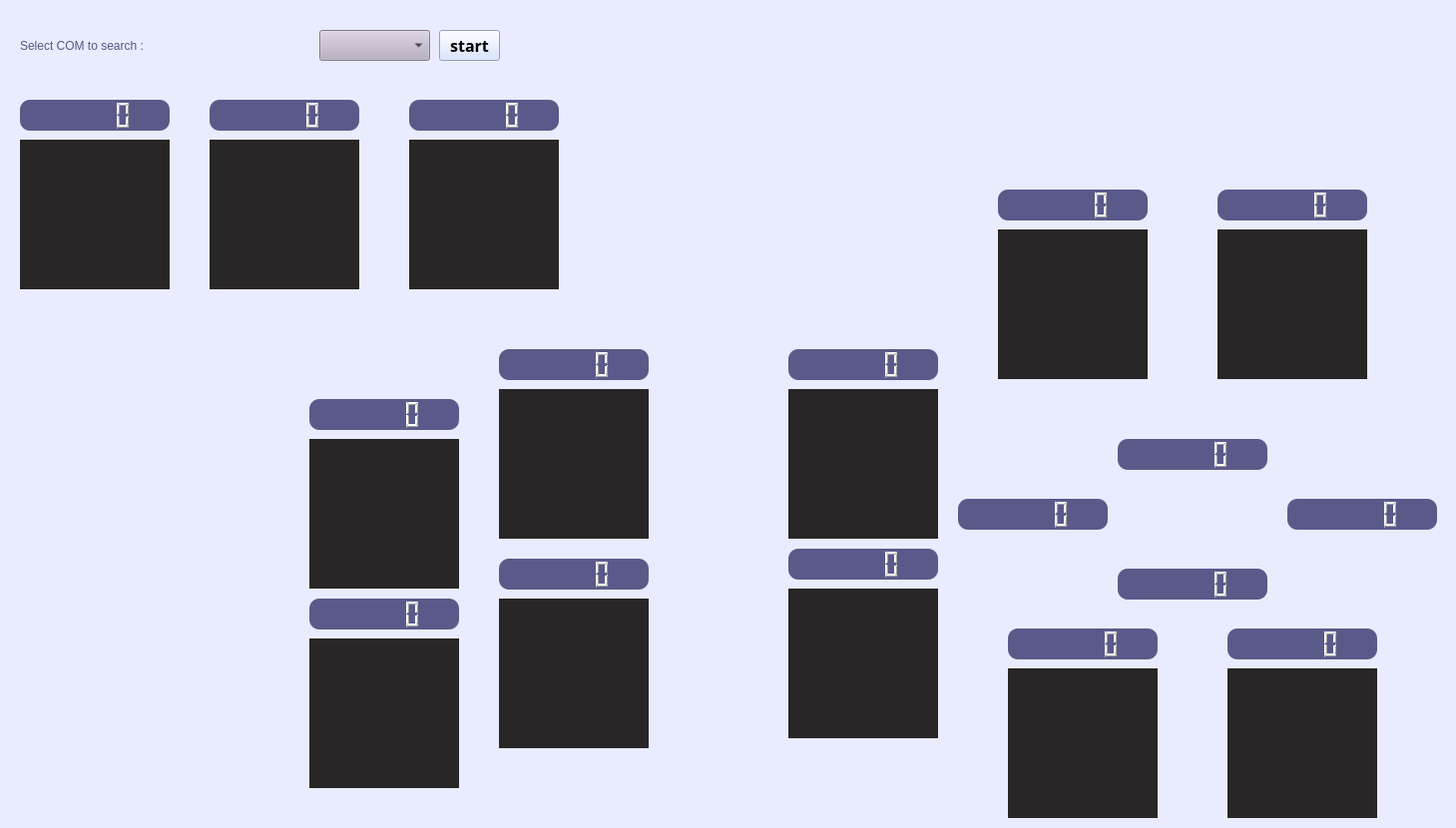
<?xml version="1.0" encoding="UTF-8"?>
<ui version="4.0">
 <class>Form</class>
 <widget class="QWidget" name="Form">
  <property name="geometry">
   <rect>
    <x>0</x>
    <y>0</y>
    <width>1459</width>
    <height>830</height>
   </rect>
  </property>
  <property name="cursor">
   <cursorShape>ArrowCursor</cursorShape>
  </property>
  <property name="mouseTracking">
   <bool>false</bool>
  </property>
  <property name="tabletTracking">
   <bool>false</bool>
  </property>
  <property name="windowTitle">
   <string>DYU_test</string>
  </property>
  <property name="autoFillBackground">
   <bool>false</bool>
  </property>
  <property name="styleSheet">
   <string notr="true">background-color:rgb(233, 236, 255)</string>
  </property>
  <widget class="QWidget" name="widget_0" native="true">
   <property name="geometry">
    <rect>
     <x>1250</x>
     <y>100</y>
     <width>121</width>
     <height>71</height>
    </rect>
   </property>
   <property name="toolTip">
    <string>&lt;html&gt;&lt;head/&gt;&lt;body&gt;&lt;p&gt;&lt;br/&gt;&lt;/p&gt;&lt;/body&gt;&lt;/html&gt;</string>
   </property>
   <property name="styleSheet">
    <string notr="true">border-radius: 10px;
image: url(:/unchecked-radio-button-off-96.png);</string>
   </property>
  </widget>
  <widget class="QWidget" name="widget_1" native="true">
   <property name="geometry">
    <rect>
     <x>1100</x>
     <y>100</y>
     <width>121</width>
     <height>71</height>
    </rect>
   </property>
   <property name="toolTip">
    <string>&lt;html&gt;&lt;head/&gt;&lt;body&gt;&lt;p&gt;&lt;br/&gt;&lt;/p&gt;&lt;/body&gt;&lt;/html&gt;</string>
   </property>
   <property name="styleSheet">
    <string notr="true">border-radius: 10px;
image: url(:/unchecked-radio-button-off-96.png);</string>
   </property>
  </widget>
  <widget class="QWidget" name="widget_2" native="true">
   <property name="geometry">
    <rect>
     <x>950</x>
     <y>100</y>
     <width>121</width>
     <height>71</height>
    </rect>
   </property>
   <property name="toolTip">
    <string>&lt;html&gt;&lt;head/&gt;&lt;body&gt;&lt;p&gt;&lt;br/&gt;&lt;/p&gt;&lt;/body&gt;&lt;/html&gt;</string>
   </property>
   <property name="styleSheet">
    <string notr="true">border-radius: 10px;
image: url(:/unchecked-radio-button-off-96.png);</string>
   </property>
  </widget>
  <widget class="QWidget" name="widget_3" native="true">
   <property name="geometry">
    <rect>
     <x>160</x>
     <y>330</y>
     <width>121</width>
     <height>71</height>
    </rect>
   </property>
   <property name="toolTip">
    <string>&lt;html&gt;&lt;head/&gt;&lt;body&gt;&lt;p&gt;&lt;br/&gt;&lt;/p&gt;&lt;/body&gt;&lt;/html&gt;</string>
   </property>
   <property name="styleSheet">
    <string notr="true">border-radius: 10px;
image: url(:/unchecked-radio-button-off-96.png);</string>
   </property>
  </widget>
  <widget class="QWidget" name="widget_4" native="true">
   <property name="geometry">
    <rect>
     <x>10</x>
     <y>330</y>
     <width>111</width>
     <height>71</height>
    </rect>
   </property>
   <property name="toolTip">
    <string>&lt;html&gt;&lt;head/&gt;&lt;body&gt;&lt;p&gt;&lt;br/&gt;&lt;/p&gt;&lt;/body&gt;&lt;/html&gt;</string>
   </property>
   <property name="styleSheet">
    <string notr="true">border-radius: 10px;
image: url(:/unchecked-radio-button-off-96.png);</string>
   </property>
  </widget>
  <widget class="QWidget" name="widget_5" native="true">
   <property name="geometry">
    <rect>
     <x>0</x>
     <y>510</y>
     <width>131</width>
     <height>61</height>
    </rect>
   </property>
   <property name="toolTip">
    <string>&lt;html&gt;&lt;head/&gt;&lt;body&gt;&lt;p&gt;&lt;br/&gt;&lt;/p&gt;&lt;/body&gt;&lt;/html&gt;</string>
   </property>
   <property name="styleSheet">
    <string notr="true">border-radius: 10px;
image: url(:/toggle-off-80.png);</string>
   </property>
  </widget>
  <widget class="QWidget" name="widget_7" native="true">
   <property name="geometry">
    <rect>
     <x>0</x>
     <y>620</y>
     <width>131</width>
     <height>61</height>
    </rect>
   </property>
   <property name="toolTip">
    <string>&lt;html&gt;&lt;head/&gt;&lt;body&gt;&lt;p&gt;&lt;br/&gt;&lt;/p&gt;&lt;/body&gt;&lt;/html&gt;</string>
   </property>
   <property name="styleSheet">
    <string notr="true">border-radius: 10px;
image: url(:/toggle-off-80.png);</string>
   </property>
  </widget>
  <widget class="QWidget" name="widget_8" native="true">
   <property name="geometry">
    <rect>
     <x>0</x>
     <y>680</y>
     <width>131</width>
     <height>61</height>
    </rect>
   </property>
   <property name="toolTip">
    <string>&lt;html&gt;&lt;head/&gt;&lt;body&gt;&lt;p&gt;&lt;br/&gt;&lt;/p&gt;&lt;/body&gt;&lt;/html&gt;</string>
   </property>
   <property name="styleSheet">
    <string notr="true">border-radius: 10px;
image: url(:/toggle-off-80.png);</string>
   </property>
  </widget>
  <widget class="QWidget" name="widget_9" native="true">
   <property name="geometry">
    <rect>
     <x>150</x>
     <y>620</y>
     <width>131</width>
     <height>61</height>
    </rect>
   </property>
   <property name="toolTip">
    <string>&lt;html&gt;&lt;head/&gt;&lt;body&gt;&lt;p&gt;&lt;br/&gt;&lt;/p&gt;&lt;/body&gt;&lt;/html&gt;</string>
   </property>
   <property name="styleSheet">
    <string notr="true">border-radius: 10px;
image: url(:/toggle-off-80.png);</string>
   </property>
  </widget>
  <widget class="QWidget" name="widget_10" native="true">
   <property name="geometry">
    <rect>
     <x>150</x>
     <y>680</y>
     <width>131</width>
     <height>61</height>
    </rect>
   </property>
   <property name="toolTip">
    <string>&lt;html&gt;&lt;head/&gt;&lt;body&gt;&lt;p&gt;&lt;br/&gt;&lt;/p&gt;&lt;/body&gt;&lt;/html&gt;</string>
   </property>
   <property name="styleSheet">
    <string notr="true">border-radius: 10px;
image: url(:/toggle-off-80.png);</string>
   </property>
  </widget>
  <widget class="QWidget" name="widget_11" native="true">
   <property name="geometry">
    <rect>
     <x>660</x>
     <y>480</y>
     <width>111</width>
     <height>61</height>
    </rect>
   </property>
   <property name="toolTip">
    <string>&lt;html&gt;&lt;head/&gt;&lt;body&gt;&lt;p&gt;&lt;br/&gt;&lt;/p&gt;&lt;/body&gt;&lt;/html&gt;</string>
   </property>
   <property name="styleSheet">
    <string notr="true">border-radius: 10px;
image: url(:/toggle-off-80.png);</string>
   </property>
  </widget>
  <widget class="QWidget" name="widget_12" native="true">
   <property name="geometry">
    <rect>
     <x>660</x>
     <y>540</y>
     <width>111</width>
     <height>61</height>
    </rect>
   </property>
   <property name="toolTip">
    <string>&lt;html&gt;&lt;head/&gt;&lt;body&gt;&lt;p&gt;&lt;br/&gt;&lt;/p&gt;&lt;/body&gt;&lt;/html&gt;</string>
   </property>
   <property name="styleSheet">
    <string notr="true">border-radius: 10px;
image: url(:/toggle-off-80.png);</string>
   </property>
  </widget>
  <widget class="QWidget" name="widget_13" native="true">
   <property name="geometry">
    <rect>
     <x>150</x>
     <y>510</y>
     <width>131</width>
     <height>61</height>
    </rect>
   </property>
   <property name="toolTip">
    <string>&lt;html&gt;&lt;head/&gt;&lt;body&gt;&lt;p&gt;&lt;br/&gt;&lt;/p&gt;&lt;/body&gt;&lt;/html&gt;</string>
   </property>
   <property name="styleSheet">
    <string notr="true">border-radius: 10px;
image: url(:/toggle-off-80.png);</string>
   </property>
  </widget>
  <widget class="QWidget" name="widget_14" native="true">
   <property name="geometry">
    <rect>
     <x>150</x>
     <y>450</y>
     <width>131</width>
     <height>61</height>
    </rect>
   </property>
   <property name="toolTip">
    <string>&lt;html&gt;&lt;head/&gt;&lt;body&gt;&lt;p&gt;&lt;br/&gt;&lt;/p&gt;&lt;/body&gt;&lt;/html&gt;</string>
   </property>
   <property name="styleSheet">
    <string notr="true">border-radius: 10px;
image: url(:/toggle-off-80.png);</string>
   </property>
  </widget>
  <widget class="QWidget" name="widget_15" native="true">
   <property name="geometry">
    <rect>
     <x>330</x>
     <y>330</y>
     <width>101</width>
     <height>61</height>
    </rect>
   </property>
   <property name="toolTip">
    <string>&lt;html&gt;&lt;head/&gt;&lt;body&gt;&lt;p&gt;&lt;br/&gt;&lt;/p&gt;&lt;/body&gt;&lt;/html&gt;</string>
   </property>
   <property name="styleSheet">
    <string notr="true">border-radius: 10px;
image: url(:/toggle-off-80.png);</string>
   </property>
  </widget>
  <widget class="QLCDNumber" name="lcdNumber_0">
   <property name="geometry">
    <rect>
     <x>1220</x>
     <y>190</y>
     <width>150</width>
     <height>31</height>
    </rect>
   </property>
   <property name="styleSheet">
    <string notr="true">background-color:rgb(90, 90, 138);
border: 2px solidrgb(255, 182, 12) ;
border-width: 2px;
border-radius: 10px;
color: rgb(255, 255, 255);</string>
   </property>
  </widget>
  <widget class="QLCDNumber" name="lcdNumber_1">
   <property name="geometry">
    <rect>
     <x>1000</x>
     <y>190</y>
     <width>150</width>
     <height>31</height>
    </rect>
   </property>
   <property name="styleSheet">
    <string notr="true">background-color:rgb(90, 90, 138);
border: 2px solidrgb(255, 182, 12) ;
border-width: 2px;
border-radius: 10px;
color: rgb(255, 255, 255);</string>
   </property>
  </widget>
  <widget class="QLCDNumber" name="lcdNumber_2">
   <property name="geometry">
    <rect>
     <x>790</x>
     <y>350</y>
     <width>150</width>
     <height>31</height>
    </rect>
   </property>
   <property name="styleSheet">
    <string notr="true">background-color:rgb(90, 90, 138);
border: 2px solidrgb(255, 182, 12) ;
border-width: 2px;
border-radius: 10px;
color: rgb(255, 255, 255);</string>
   </property>
  </widget>
  <widget class="QLCDNumber" name="lcdNumber_3">
   <property name="geometry">
    <rect>
     <x>790</x>
     <y>550</y>
     <width>150</width>
     <height>31</height>
    </rect>
   </property>
   <property name="styleSheet">
    <string notr="true">background-color:rgb(90, 90, 138);
border: 2px solidrgb(255, 182, 12) ;
border-width: 2px;
border-radius: 10px;
color: rgb(255, 255, 255);</string>
   </property>
  </widget>
  <widget class="QLCDNumber" name="lcdNumber_4">
   <property name="geometry">
    <rect>
     <x>1010</x>
     <y>630</y>
     <width>150</width>
     <height>31</height>
    </rect>
   </property>
   <property name="styleSheet">
    <string notr="true">background-color:rgb(90, 90, 138);
border: 2px solidrgb(255, 182, 12) ;
border-width: 2px;
border-radius: 10px;
color: rgb(255, 255, 255);</string>
   </property>
  </widget>
  <widget class="QLCDNumber" name="lcdNumber_5">
   <property name="geometry">
    <rect>
     <x>1230</x>
     <y>630</y>
     <width>150</width>
     <height>31</height>
    </rect>
   </property>
   <property name="styleSheet">
    <string notr="true">background-color:rgb(90, 90, 138);
border: 2px solidrgb(255, 182, 12) ;
border-width: 2px;
border-radius: 10px;
color: rgb(255, 255, 255);</string>
   </property>
  </widget>
  <widget class="QLCDNumber" name="lcdNumber_6">
   <property name="geometry">
    <rect>
     <x>410</x>
     <y>100</y>
     <width>150</width>
     <height>31</height>
    </rect>
   </property>
   <property name="styleSheet">
    <string notr="true">background-color:rgb(90, 90, 138);
border: 2px solidrgb(255, 182, 12) ;
border-width: 2px;
border-radius: 10px;
color: rgb(255, 255, 255);</string>
   </property>
  </widget>
  <widget class="QLCDNumber" name="lcdNumber_7">
   <property name="geometry">
    <rect>
     <x>210</x>
     <y>100</y>
     <width>150</width>
     <height>31</height>
    </rect>
   </property>
   <property name="styleSheet">
    <string notr="true">background-color:rgb(90, 90, 138);
border: 2px solidrgb(255, 182, 12) ;
border-width: 2px;
border-radius: 10px;
color: rgb(255, 255, 255);</string>
   </property>
  </widget>
  <widget class="QLCDNumber" name="lcdNumber_8">
   <property name="geometry">
    <rect>
     <x>500</x>
     <y>350</y>
     <width>150</width>
     <height>31</height>
    </rect>
   </property>
   <property name="styleSheet">
    <string notr="true">background-color:rgb(90, 90, 138);
border: 2px solidrgb(255, 182, 12) ;
border-width: 2px;
border-radius: 10px;
color: rgb(255, 255, 255);</string>
   </property>
  </widget>
  <widget class="QLCDNumber" name="lcdNumber_9">
   <property name="geometry">
    <rect>
     <x>500</x>
     <y>560</y>
     <width>150</width>
     <height>31</height>
    </rect>
   </property>
   <property name="styleSheet">
    <string notr="true">background-color:rgb(90, 90, 138);
border: 2px solidrgb(255, 182, 12) ;
border-width: 2px;
border-radius: 10px;
color: rgb(255, 255, 255);</string>
   </property>
  </widget>
  <widget class="QLCDNumber" name="lcdNumber_10">
   <property name="geometry">
    <rect>
     <x>20</x>
     <y>100</y>
     <width>150</width>
     <height>31</height>
    </rect>
   </property>
   <property name="styleSheet">
    <string notr="true">background-color:rgb(90, 90, 138);
border: 2px solidrgb(255, 182, 12) ;
border-width: 2px;
border-radius: 10px;
color: rgb(255, 255, 255);</string>
   </property>
  </widget>
  <widget class="QLCDNumber" name="lcdNumber_11">
   <property name="geometry">
    <rect>
     <x>310</x>
     <y>400</y>
     <width>150</width>
     <height>31</height>
    </rect>
   </property>
   <property name="styleSheet">
    <string notr="true">background-color:rgb(90, 90, 138);
border: 2px solidrgb(255, 182, 12) ;
border-width: 2px;
border-radius: 10px;
color: rgb(255, 255, 255);</string>
   </property>
  </widget>
  <widget class="QLCDNumber" name="lcdNumber_12">
   <property name="geometry">
    <rect>
     <x>310</x>
     <y>600</y>
     <width>150</width>
     <height>31</height>
    </rect>
   </property>
   <property name="styleSheet">
    <string notr="true">background-color:rgb(90, 90, 138);
border: 2px solidrgb(255, 182, 12) ;
border-width: 2px;
border-radius: 10px;
color: rgb(255, 255, 255);</string>
   </property>
  </widget>
  <widget class="QLCDNumber" name="lcdNumber_13">
   <property name="geometry">
    <rect>
     <x>1120</x>
     <y>570</y>
     <width>150</width>
     <height>31</height>
    </rect>
   </property>
   <property name="styleSheet">
    <string notr="true">background-color:rgb(90, 90, 138);
border: 2px solidrgb(255, 182, 12) ;
border-width: 2px;
border-radius: 10px;
color: rgb(255, 255, 255);</string>
   </property>
  </widget>
  <widget class="QLCDNumber" name="lcdNumber_14">
   <property name="geometry">
    <rect>
     <x>1290</x>
     <y>500</y>
     <width>150</width>
     <height>31</height>
    </rect>
   </property>
   <property name="styleSheet">
    <string notr="true">background-color:rgb(90, 90, 138);
border: 2px solidrgb(255, 182, 12) ;
border-width: 2px;
border-radius: 10px;
color: rgb(255, 255, 255);</string>
   </property>
  </widget>
  <widget class="QWidget" name="widget_16" native="true">
   <property name="geometry">
    <rect>
     <x>810</x>
     <y>100</y>
     <width>111</width>
     <height>71</height>
    </rect>
   </property>
   <property name="toolTip">
    <string>&lt;html&gt;&lt;head/&gt;&lt;body&gt;&lt;p&gt;&lt;br/&gt;&lt;/p&gt;&lt;/body&gt;&lt;/html&gt;</string>
   </property>
   <property name="styleSheet">
    <string notr="true">border-radius: 10px;
image: url(:/unchecked-radio-button-off-96.png);</string>
   </property>
  </widget>
  <widget class="QWidget" name="widget_17" native="true">
   <property name="geometry">
    <rect>
     <x>670</x>
     <y>100</y>
     <width>111</width>
     <height>71</height>
    </rect>
   </property>
   <property name="toolTip">
    <string>&lt;html&gt;&lt;head/&gt;&lt;body&gt;&lt;p&gt;&lt;br/&gt;&lt;/p&gt;&lt;/body&gt;&lt;/html&gt;</string>
   </property>
   <property name="styleSheet">
    <string notr="true">border-radius: 10px;
image: url(:/unchecked-radio-button-off-96.png);</string>
   </property>
  </widget>
  <widget class="QWidget" name="widget" native="true">
   <property name="geometry">
    <rect>
     <x>1150</x>
     <y>490</y>
     <width>91</width>
     <height>61</height>
    </rect>
   </property>
   <property name="styleSheet">
    <string notr="true">image: url(:/joystick-500.png);</string>
   </property>
  </widget>
  <widget class="QLCDNumber" name="lcdNumber_15">
   <property name="geometry">
    <rect>
     <x>960</x>
     <y>500</y>
     <width>150</width>
     <height>31</height>
    </rect>
   </property>
   <property name="styleSheet">
    <string notr="true">background-color:rgb(90, 90, 138);
border: 2px solidrgb(255, 182, 12) ;
border-width: 2px;
border-radius: 10px;
color: rgb(255, 255, 255);</string>
   </property>
  </widget>
  <widget class="QLCDNumber" name="lcdNumber_16">
   <property name="geometry">
    <rect>
     <x>1120</x>
     <y>440</y>
     <width>150</width>
     <height>31</height>
    </rect>
   </property>
   <property name="styleSheet">
    <string notr="true">background-color:rgb(90, 90, 138);
border: 2px solidrgb(255, 182, 12) ;
border-width: 2px;
border-radius: 10px;
color: rgb(255, 255, 255);</string>
   </property>
  </widget>
  <widget class="QWidget" name="widget_6" native="true">
   <property name="geometry">
    <rect>
     <x>0</x>
     <y>450</y>
     <width>131</width>
     <height>61</height>
    </rect>
   </property>
   <property name="toolTip">
    <string>&lt;html&gt;&lt;head/&gt;&lt;body&gt;&lt;p&gt;&lt;br/&gt;&lt;/p&gt;&lt;/body&gt;&lt;/html&gt;</string>
   </property>
   <property name="styleSheet">
    <string notr="true">border-radius: 10px;
image: url(:/toggle-off-80.png);</string>
   </property>
  </widget>
  <widget class="QWidget" name="widget_Dashboard_10" native="true">
   <property name="geometry">
    <rect>
     <x>20</x>
     <y>140</y>
     <width>150</width>
     <height>150</height>
    </rect>
   </property>
   <property name="styleSheet">
    <string notr="true">background-color: rgb(40, 38, 38);</string>
   </property>
  </widget>
  <widget class="QWidget" name="widget_Dashboard_7" native="true">
   <property name="geometry">
    <rect>
     <x>210</x>
     <y>140</y>
     <width>150</width>
     <height>150</height>
    </rect>
   </property>
   <property name="styleSheet">
    <string notr="true">background-color: rgb(40, 38, 38);</string>
   </property>
  </widget>
  <widget class="QWidget" name="widget_Dashboard_6" native="true">
   <property name="geometry">
    <rect>
     <x>410</x>
     <y>140</y>
     <width>150</width>
     <height>150</height>
    </rect>
   </property>
   <property name="styleSheet">
    <string notr="true">background-color: rgb(40, 38, 38);</string>
   </property>
  </widget>
  <widget class="QWidget" name="widget_Dashboard_11" native="true">
   <property name="geometry">
    <rect>
     <x>310</x>
     <y>440</y>
     <width>150</width>
     <height>150</height>
    </rect>
   </property>
   <property name="styleSheet">
    <string notr="true">background-color: rgb(40, 38, 38);</string>
   </property>
  </widget>
  <widget class="QWidget" name="widget_Dashboard_12" native="true">
   <property name="geometry">
    <rect>
     <x>310</x>
     <y>640</y>
     <width>150</width>
     <height>150</height>
    </rect>
   </property>
   <property name="styleSheet">
    <string notr="true">background-color: rgb(40, 38, 38);</string>
   </property>
  </widget>
  <widget class="QWidget" name="widget_Dashboard_8" native="true">
   <property name="geometry">
    <rect>
     <x>500</x>
     <y>390</y>
     <width>150</width>
     <height>150</height>
    </rect>
   </property>
   <property name="styleSheet">
    <string notr="true">background-color: rgb(40, 38, 38);</string>
   </property>
  </widget>
  <widget class="QWidget" name="widget_Dashboard_9" native="true">
   <property name="geometry">
    <rect>
     <x>500</x>
     <y>600</y>
     <width>150</width>
     <height>150</height>
    </rect>
   </property>
   <property name="styleSheet">
    <string notr="true">background-color: rgb(40, 38, 38);</string>
   </property>
  </widget>
  <widget class="QWidget" name="widget_Dashboard_1" native="true">
   <property name="geometry">
    <rect>
     <x>1000</x>
     <y>230</y>
     <width>150</width>
     <height>150</height>
    </rect>
   </property>
   <property name="styleSheet">
    <string notr="true">background-color: rgb(40, 38, 38);</string>
   </property>
  </widget>
  <widget class="QWidget" name="widget_Dashboard_0" native="true">
   <property name="geometry">
    <rect>
     <x>1220</x>
     <y>230</y>
     <width>150</width>
     <height>150</height>
    </rect>
   </property>
   <property name="styleSheet">
    <string notr="true">background-color: rgb(40, 38, 38);</string>
   </property>
  </widget>
  <widget class="QWidget" name="widget_Dashboard_2" native="true">
   <property name="geometry">
    <rect>
     <x>790</x>
     <y>390</y>
     <width>150</width>
     <height>150</height>
    </rect>
   </property>
   <property name="styleSheet">
    <string notr="true">background-color: rgb(40, 38, 38);</string>
   </property>
  </widget>
  <widget class="QWidget" name="widget_Dashboard_3" native="true">
   <property name="geometry">
    <rect>
     <x>790</x>
     <y>590</y>
     <width>150</width>
     <height>150</height>
    </rect>
   </property>
   <property name="styleSheet">
    <string notr="true">background-color: rgb(40, 38, 38);</string>
   </property>
  </widget>
  <widget class="QWidget" name="widget_Dashboard_4" native="true">
   <property name="geometry">
    <rect>
     <x>1010</x>
     <y>670</y>
     <width>150</width>
     <height>150</height>
    </rect>
   </property>
   <property name="styleSheet">
    <string notr="true">background-color: rgb(40, 38, 38);</string>
   </property>
  </widget>
  <widget class="QWidget" name="widget_Dashboard_5" native="true">
   <property name="geometry">
    <rect>
     <x>1230</x>
     <y>670</y>
     <width>150</width>
     <height>150</height>
    </rect>
   </property>
   <property name="styleSheet">
    <string notr="true">background-color: rgb(40, 38, 38);</string>
   </property>
  </widget>
  <widget class="QComboBox" name="comportbox">
   <property name="geometry">
    <rect>
     <x>320</x>
     <y>30</y>
     <width>111</width>
     <height>31</height>
    </rect>
   </property>
   <property name="font">
    <font>
     <family>Arial Black</family>
     <pointsize>12</pointsize>
     <weight>75</weight>
     <bold>true</bold>
    </font>
   </property>
   <property name="cursor">
    <cursorShape>ArrowCursor</cursorShape>
   </property>
   <property name="styleSheet">
    <string notr="true">background-color:rgb(182, 171, 193)</string>
   </property>
  </widget>
  <widget class="QLabel" name="text">
   <property name="geometry">
    <rect>
     <x>20</x>
     <y>30</y>
     <width>291</width>
     <height>31</height>
    </rect>
   </property>
   <property name="styleSheet">
    <string notr="true">color: rgb(85, 85, 127);
font: 75 22pt &quot;Berlin Sans FB Demi&quot;;
</string>
   </property>
   <property name="text">
    <string>Select COM to search :</string>
   </property>
  </widget>
  <widget class="QPushButton" name="pushButton">
   <property name="geometry">
    <rect>
     <x>440</x>
     <y>30</y>
     <width>61</width>
     <height>31</height>
    </rect>
   </property>
   <property name="font">
    <font>
     <family>Arial Black</family>
     <pointsize>12</pointsize>
     <weight>75</weight>
     <bold>true</bold>
    </font>
   </property>
   <property name="styleSheet">
    <string notr="true">background-color: rgb(206, 221, 255);
</string>
   </property>
   <property name="text">
    <string>start</string>
   </property>
  </widget>
 </widget>
 <resources>
  <include location="assets/icons.qrc"/>
 </resources>
 <connections/>
</ui>
